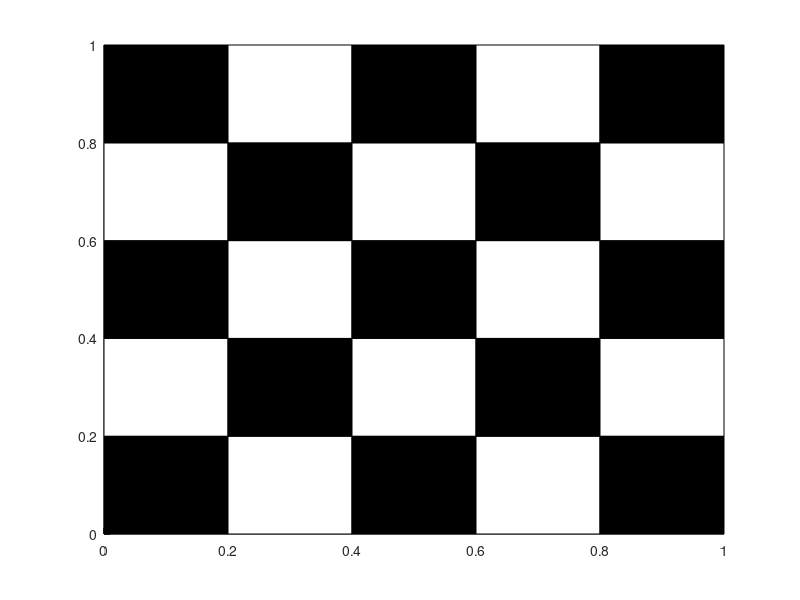

Write MATLAB code to recreate this figure.
% Clear command window, remove all variables, close all figures
clc; clear all; close all;

% Prompt user for number of columns (m) and rows (n)
m = input('please insert your m number ');
n = input('please insert your n number ');

% Create equally spaced x-coordinates from 0 to 1 (m+1 points)
x = linspace(0, 1, m+1);
% Create equally spaced y-coordinates from 0 to 1 (n+1 points)
y = linspace(0, 1, n+1);

% Hold current plot so all squares are drawn on the same figure
hold on

% Loop over each column (1 to m)
for ii = 1:m
    % Loop over each row (1 to n)
    for jj = 1:n
        % Determine colour: black if (row+col) even, white otherwise
        if rem(ii+jj, 2) == 0
            cl = 'k';   % black
        else
            cl = 'w';   % white
        end
        % Draw filled square using x(ii), x(ii+1) and y(jj), y(jj+1)
        % Order: bottom-left, bottom-right, top-right, top-left, back to start
        fill([x(ii) x(ii+1) x(ii+1) x(ii) x(ii)], ...
             [y(jj) y(jj) y(jj+1) y(jj+1) y(jj)], cl);
    end
end
